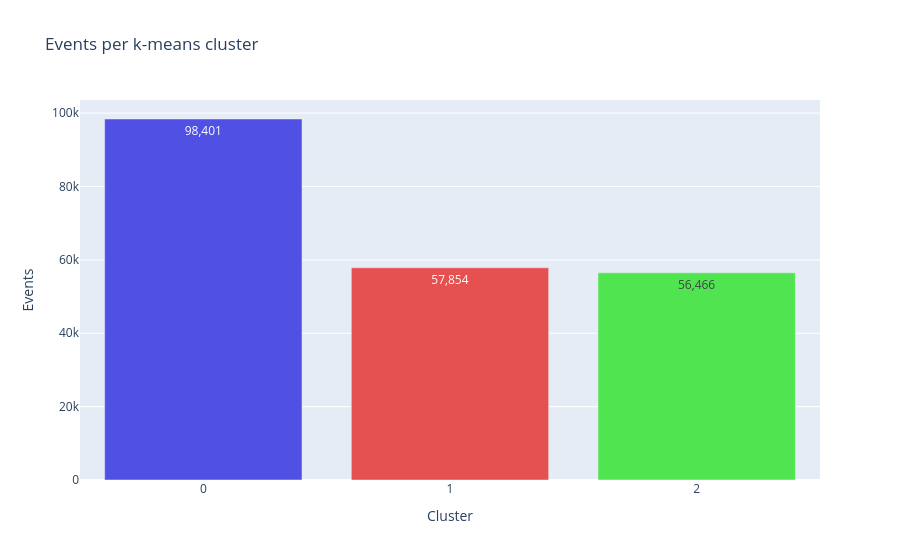

Write notebook code for a chart like this one.
### Code cell
freqs_plot = kairo.plot_kmeans_frequencies(state_freqs, color_mapping)
freqs_plot.show()

### Figure 1 — Plotly figure (JSON) as saved in the notebook; plotly's stock layout.template omitted (floating-point values rounded to 4 significant figures)
{"data": [{"hovertemplate": "color=0<br>Cluster=%{x}<br>Events=%{y}<extra></extra>", "legendgroup": "0", "marker": {"color": "#5050e5", "pattern": {"shape": ""}}, "name": "0", "orientation": "v", "showlegend": true, "textposition": "auto", "texttemplate": "%{y:,d}", "type": "bar", "x": ["0"], "xaxis": "x", "y": [98401], "yaxis": "y"}, {"hovertemplate": "color=1<br>Cluster=%{x}<br>Events=%{y}<extra></extra>", "legendgroup": "1", "marker": {"color": "#e55050", "pattern": {"shape": ""}}, "name": "1", "orientation": "v", "showlegend": true, "textposition": "auto", "texttemplate": "%{y:,d}", "type": "bar", "x": ["1"], "xaxis": "x", "y": [57854], "yaxis": "y"}, {"hovertemplate": "color=2<br>Cluster=%{x}<br>Events=%{y}<extra></extra>", "legendgroup": "2", "marker": {"color": "#50e550", "pattern": {"shape": ""}}, "name": "2", "orientation": "v", "showlegend": true, "textposition": "auto", "texttemplate": "%{y:,d}", "type": "bar", "x": ["2"], "xaxis": "x", "y": [56466], "yaxis": "y"}], "layout": {"barmode": "relative", "legend": {"title": {"text": "color"}, "tracegroupgap": 0}, "showlegend": false, "title": {"text": "Events per k-means cluster"}, "xaxis": {"anchor": "y", "domain": [0, 1], "title": {"text": "Cluster"}}, "yaxis": {"anchor": "x", "domain": [0, 1], "title": {"text": "Events"}}}}
